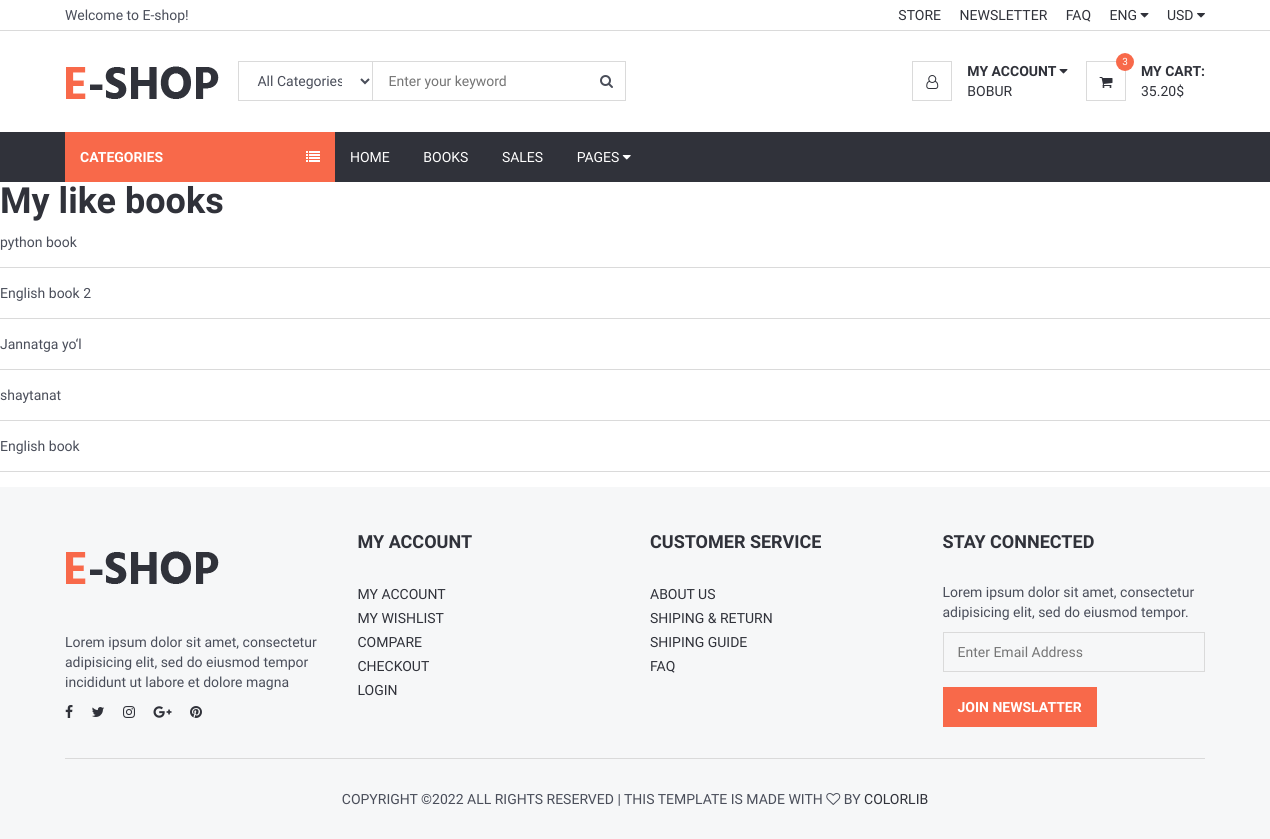
Page /account/likes/ (signed in) on the committed database.
### account/models/user.py (models this page shows, shortened)
class Account(AbstractUser):
    email = models.EmailField(unique=True, null=False, blank=False)
    bio = models.CharField(max_length=100, blank=True)
    birth_date = models.DateField(null=True, blank=True)
    img = models.ImageField(upload_to='users/', blank=True, null=True)
    phone = models.CharField(max_length=13, blank=True, null=True)

### comment/models/like.py (models this page shows, shortened)
class Like(models.Model):
    book = models.ForeignKey(Book, on_delete=models.CASCADE)
    user = models.ForeignKey(Account, on_delete=models.CASCADE)

### book/models/book.py (models this page shows, shortened)
class Book(models.Model):
    name = models.CharField(max_length=100)
    slug = models.SlugField(max_length=100, unique=True)
    cover = models.ImageField(upload_to='book/')
    description = models.TextField()
    created = models.DateTimeField(auto_now_add=True)
    updated = models.DateTimeField(auto_now=True)
    price = models.DecimalField(max_digits=10, decimal_places=2)
    category = models.ForeignKey(Category, on_delete=models.SET_NULL, null=True)
    language = models.ForeignKey(Language, on_delete=models.SET_NULL, null=True)
    authors = models.ForeignKey(Author, on_delete=models.SET_NULL, null=True)
    views = models.IntegerField(default=0)
    likes = models.PositiveIntegerField(default=0)
    rating_avg = models.DecimalField(max_digits=5, decimal_places=2, default=0)

### account/views.py (the view)
# urls.py: path('likes/', views.like_user_list, name='like_user_list'),
def like_user_list(request):
    user = request.user
    likes = Like.objects.filter(user=user)
    context = {
        'likes': likes
    }
    return render(request, 'account/user_like_list.html', context)

### book/context_processors.py (called while the page is built)
def category(request):
    categories = Category.objects.all()
    return {'categories': categories}

def author(request):
    authors = Author.objects.all()
    return {'authors': authors}

def langauge(request):
    langauges = Language.objects.all()
    return {'langauges': langauges}

### templates/account/user_like_list.html
{% extends 'base.html' %}
{% load static %}
{% block content %}
    <h1>My like books</h1>
    {% for like in likes %}
        <p>{{ like.book.name }}</p>
        <hr>
    {% endfor %}
{% endblock %}

### templates/header.html (shortened to what this page needs)
{% load static %}
	<header>
		<div id="top-header">
			<div class="container">
				<div class="pull-left">
					<span>Welcome to E-shop!</span>
				</div>
				<div class="pull-right">
					<ul class="header-top-links">
						<li><a href="#">Store</a></li>
						<li><a href="#">Newsletter</a></li>
						<li><a href="#">FAQ</a></li>
						<li class="dropdown default-dropdown">
							<a class="dropdown-toggle" data-toggle="dropdown" aria-expanded="true">ENG <i class="fa fa-caret-down"></i></a>
						</li>
						<li class="dropdown default-dropdown">
							<a class="dropdown-toggle" data-toggle="dropdown" aria-expanded="true">USD <i class="fa fa-caret-down"></i></a>
						</li>
					</ul>
				</div>
			</div>
		</div>
		<div id="header">
			<div class="container">
				<div class="pull-left">
					<div class="header-logo">
						<a class="logo" href="#">
							<img src="{% static 'img/logo.png' %}" alt="">
						</a>
					</div>
					<div class="header-search">
						<form>
							<input class="input search-input" type="text" placeholder="Enter your keyword">
							<select class="input search-categories">
								<option value="0">All Categories</option>
							</select>
							<button class="search-btn"><i class="fa fa-search"></i></button>
						</form>
					</div>
				</div>
				<div class="pull-right">
					<ul class="header-btns">
						<li class="header-account dropdown default-dropdown">
							<div class="dropdown-toggle" role="button" data-toggle="dropdown" aria-expanded="true">
								<div class="header-btns-icon">
									<i class="fa fa-user-o"></i>
								</div>
								<strong class="text-uppercase">My Account <i class="fa fa-caret-down"></i></strong>
							</div>
                            {% if user.is_authenticated %}
							<a href="#" class="text-uppercase">{{ user.username }}</a>
                            {% else %}
							<a href="{% url 'login_page' %}" class="text-uppercase">Login</a>
                            {% endif %}
						</li>
						<li class="header-cart dropdown default-dropdown">
							<a class="dropdown-toggle" data-toggle="dropdown" aria-expanded="true">
								<div class="header-btns-icon">
									<i class="fa fa-shopping-cart"></i>
									<span class="qty">3</span>
								</div>
								<strong class="text-uppercase">My Cart:</strong>
								<br>
								<span>35.20$</span>
							</a>
						</li>
					</ul>
				</div>
			</div>
		</div>
	</header>
	<div id="navigation">
		<div class="container">
			<div id="responsive-nav">
				<div class="category-nav show-on-click">
					<span class="category-header">Categories <i class="fa fa-list"></i></span>
				</div>
				<div class="menu-nav">
					<ul class="menu-list">
						<li><a href="#">Home</a></li>
						<li><a href="{% url 'book_list' %}">Books</a></li>
						<li><a href="#">Sales</a></li>
						<li class="dropdown default-dropdown"><a class="dropdown-toggle" data-toggle="dropdown" aria-expanded="true">Pages <i class="fa fa-caret-down"></i></a>
						</li>
					</ul>
				</div>
			</div>
		</div>
	</div>

### static/css/style.css (style rules this page uses)
body { font-family: 'Hind', sans-serif; color: #4A4E5A; overflow-x: hidden; }
h1, h2, h3, h4, h5, h6 { color: #30323A; margin: 0 0 10px; font-weight: 700; }
a { color: #30323A; -webkit-transition: 0.3s color; transition: 0.3s color; }
strong { color: #30323A; }
ul, ol { margin: 0; padding: 0; list-style: none }
hr { margin-top: 15px; margin-bottom: 15px; border-color: #DADADA; }
.input { width: 100%; height: 40px; padding: 0px 15px; border: none; background-color: transparent; -webkit-box-shadow: 0px 0px 0px 1px #DADADA inset, 0px 0px 0px 5px transparent; box-shadow: 0px 0px 0px 1px #DADADA inset, 0px 0px 0px 5px transparent; -webkit-transition: 0.3s all; transition: 0.3s all; }
#header { padding-top: 15px; padding-bottom: 15px; }
#top-header { padding-top: 5px; padding-bottom: 5px; border-bottom: 1px solid #DADADA; }
.header-top-links>li { display: inline-block; }
.header-top-links>li+li { margin-left: 15px; }
.header-top-links>li>a { cursor: pointer; text-transform: uppercase; }
.header-logo { display: inline-block; margin-right: 15px; }
.header-logo .logo>img { width: 100%; max-height: 70px; }
.header-search { display: inline-block; padding: 15px 0px; max-width: 400px; }
.header-search>form { position: relative; }
.header-search>form .search-input { padding-left: 150px; padding-right: 45px; }
.header-search>form .search-categories { position: absolute; left: 0px; top: 0px; width: 135px; }
.header-search>form .search-btn { position: absolute; top: 0px; right: 0px; width: 40px; height: 40px; background-color: transparent; border: none; }
.header-btns>li { display: inline-block; vertical-align: top; padding: 15px 0px; }
.header-btns>li+li { margin-left: 15px; }
.header-btns>li .header-btns-icon { position: relative; float: left; margin-right: 15px; width: 40px; height: 40px; line-height: 40px; text-align: center; color: #30323A; background-color: #FFF; border: 1px solid #DADADA; }
.header-btns .dropdown-toggle { display: block; cursor: pointer; }
.header-cart .header-btns-icon .qty { position: absolute; right: -9px; top: -9px; width: 18px; height: 18px; line-height: 18px; text-align: center; font-size: 10px; background: #F8694A; color: #FFF; border-radius: 50%; }
#navigation { background-color: #30323A; }
#navigation .container { position: relative; }
.category-nav { float: left; width: 270px; }
.category-nav .category-header { padding: 15px; display: block; text-transform: uppercase; background: #F8694A; color: #FFF; font-weight: 700; }
.category-nav .category-header>i { float: right; line-height: 20px; }
.menu-nav .menu-list>li { display: inline-block; }
.menu-nav .menu-list>li>a { display: block; padding: 15px; color: #FFF; text-transform: uppercase; }

### rows in the picture
Account: username "BOBUR"
Like: book.name "python book"
Like: book.name "English book 2"
Like: book.name "Jannatga yo‘l"
Like: book.name "shaytanat"
Like: book.name "English book"
